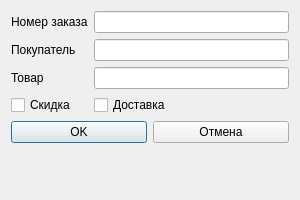
<?xml version="1.0" encoding="UTF-8"?>
<ui version="4.0">
    <class>AddDialog</class>
    <widget class="QDialog" name="AddDialog">
        <property name="geometry">
            <rect>
                <x>0</x>
                <y>0</y>
                <width>300</width>
                <height>200</height>
            </rect>
        </property>
        <property name="windowTitle">
            <string>Добавить / Редактировать</string>
        </property>
        <layout class="QFormLayout" name="formLayout">
            <item row="0" column="0">
                <widget class="QLabel" name="labelOrderNumber">
                    <property name="text">
                        <string>Номер заказа</string>
                    </property>
                </widget>
            </item>
            <item row="0" column="1">
                <widget class="QLineEdit" name="lineEditOrderNumber"/>
            </item>
            <item row="1" column="0">
                <widget class="QLabel" name="labelCustomer">
                    <property name="text">
                        <string>Покупатель</string>
                    </property>
                </widget>
            </item>
            <item row="1" column="1">
                <widget class="QLineEdit" name="lineEditCustomer"/>
            </item>
            <item row="2" column="0">
                <widget class="QLabel" name="labelProduct">
                    <property name="text">
                        <string>Товар</string>
                    </property>
                </widget>
            </item>
            <item row="2" column="1">
                <widget class="QLineEdit" name="lineEditProduct"/>
            </item>
            <item row="3" column="0">
                <widget class="QCheckBox" name="checkBoxDiscount">
                    <property name="text">
                        <string>Скидка</string>
                    </property>
                </widget>
            </item>
            <item row="3" column="1">
                <widget class="QCheckBox" name="checkBoxShipping">
                    <property name="text">
                        <string>Доставка</string>
                    </property>
                </widget>
            </item>
            <item row="4" column="0" colspan="2">
                <layout class="QHBoxLayout" name="horizontalLayout">
                    <item>
                        <widget class="QPushButton" name="buttonOk">
                            <property name="text">
                                <string>OK</string>
                            </property>
                            <property name="minimumSize">
                                <size>
                                    <width>100</width>
                                    <height>0</height>
                                </size>
                            </property>
                        </widget>
                    </item>
                    <item>
                        <widget class="QPushButton" name="buttonCancel">
                            <property name="text">
                                <string>Отмена</string>
                            </property>
                            <property name="minimumSize">
                                <size>
                                    <width>100</width>
                                    <height>0</height>
                                </size>
                            </property>
                        </widget>
                    </item>
                </layout>
            </item>
        </layout>
    </widget>
    <resources/>
    <connections/>
</ui>
